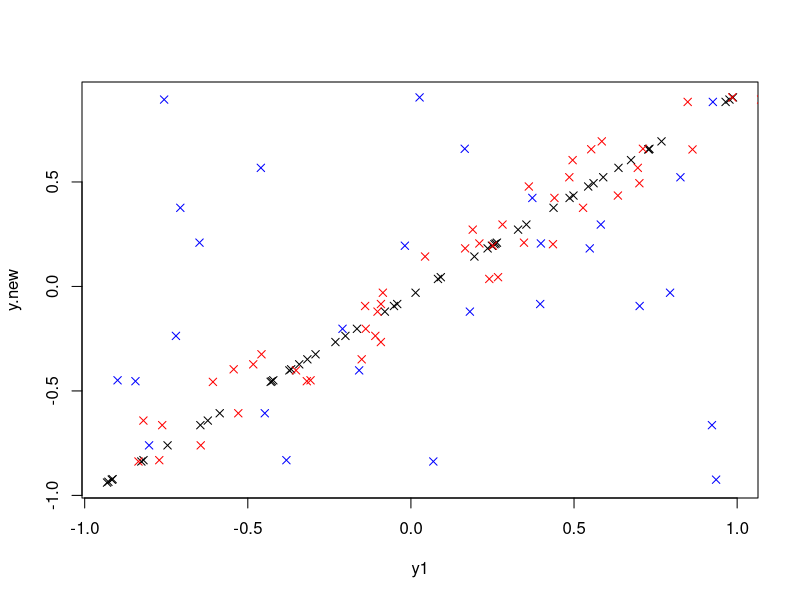
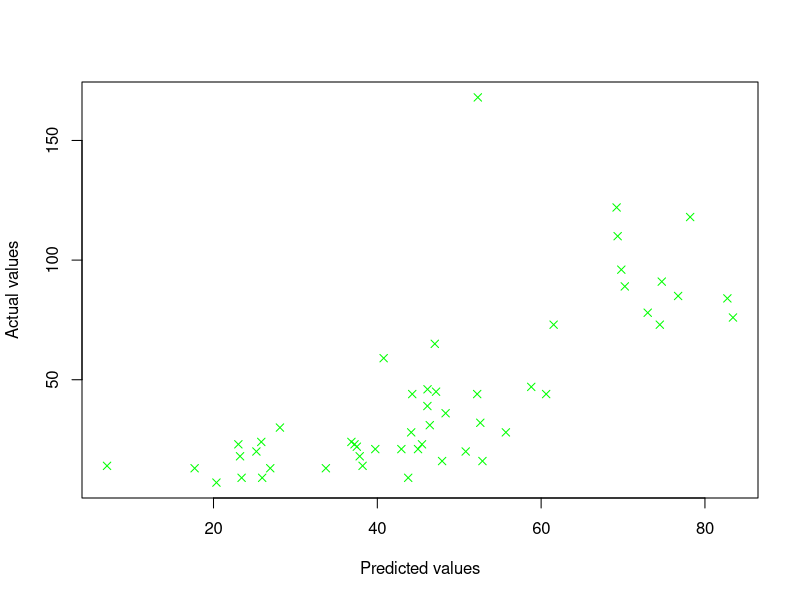

The R source for these figures, in order:
# 人口データに対する例
## モデル: y = 1 - 2 * x1
set.seed(123)
x1 <- runif(50) # 説明変数 x1 の観測データ
x2 <- runif(50) # (不要な)説明変数 x2 の観測データ
epsilon <- rnorm(50, sd = 0.3) # 誤差項
y <- 1 - 2 * x1 + epsilon # 目的変数の観測データ
dat <- data.frame(x1 = x1, x2 = x2, y = y) # 観測データからなるデータフレーム
mod1 <- lm(y ~ x1, data = dat) # x1 による回帰分析の実行(正しいモデル)
summary(mod1)
mod2 <- lm(y ~ x1 + x2, data = dat) # x1 と x2 による回帰分析の実行(冗長なモデル)
summary(mod2)
mod3 <- lm(y ~ x2, data = dat) # x2 による回帰分析の実行(誤ったモデル)
summary(mod3)

# 新規データに対する予測
new.dat <- data.frame(x1 = runif(50), x2 = runif(50, -10, 10)) # 説明変数の新規データ
y.new <- 1 - 2 * new.dat$x1 # 新規データに対する目的変数の真値
y1 <- predict(mod1, newdata = new.dat) # mod1 による予測値
y2 <- predict(mod2, newdata = new.dat) # mod2 による予測値
y3 <- predict(mod3, newdata = new.dat) # mod3 による予測値

# 決定係数による評価
cor(y.new, y1)^2
cor(y.new, y2)^2
cor(y.new, y3)^2

# 散布図による可視化
plot(y.new ~ y1, pch = 4)
lines(y.new ~ y2, type = "p", pch = 4, col = "red")
lines(y.new ~ y3, type = "p", pch = 4, col = "blue")

# データセット airquality による例
# Ozone を目的変数とする回帰分析
# 5-7月のデータを用いてモデルを構築し、8-9月のデータを予測
dat1 <- subset(airquality, Month %in% 5:7) # モデル推定用データ
dat2 <- subset(airquality, Month %in% 8:9) #  予測用データ
mod <- lm(Ozone ~ Solar.R + Temp, data = dat1) # モデルの推定
summary(mod)
myozone <- predict(mod, newdata = dat2) # 予測
cor(myozone, dat2$Ozone, use = "c")^2 # 予測値に対する決定係数(NAは除く)
plot(dat2$Ozone ~ myozone, pch = 4, col = "green",
     xlab = "Predicted values", ylab = "Actual values") # 散布図
